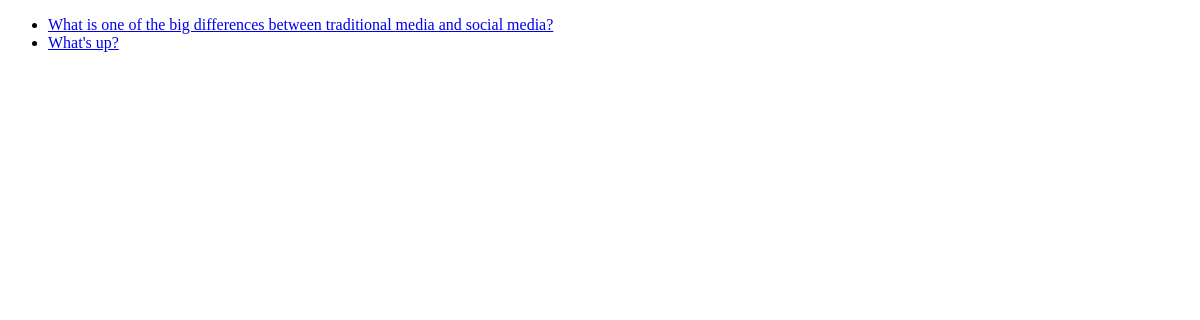
The app's page /, older data.
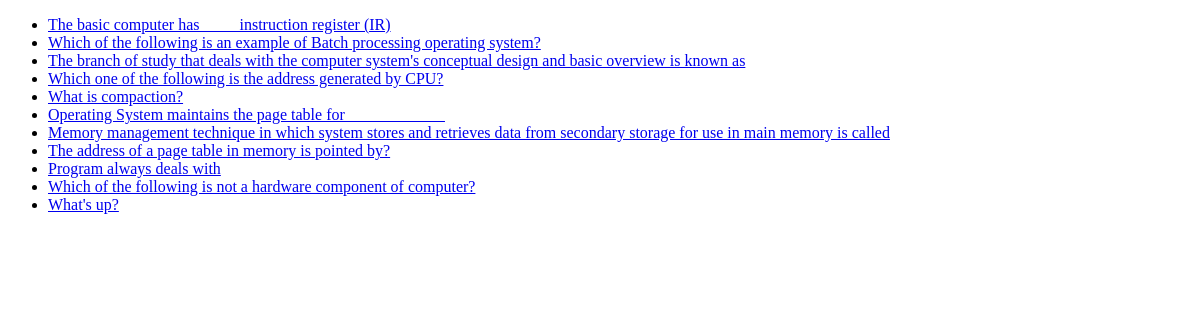
The same page, newer data.
### polls/models.py (models this page shows, shortened)
class Question(models.Model):
    question_text = models.CharField(max_length=200)
    pub_date = models.DateTimeField('date published')

### polls/views.py (the view)
# urls.py: path('', views.index, name='index'),
def index(request):
    latest_question_list = Question.objects.order_by('-pub_date')[:15]
    context = {'latest_question_list': latest_question_list}
    return render(request, 'polls/index.html', context)

### polls/templates/polls/index.html (shortened to what this page needs)
<!DOCTYPE html>
<html lang="en">
<head>
</head>
<body>
    {% if latest_question_list %}
<ul>
{% for question in latest_question_list %}
<li><a href="/polls/{{ question.id }}/">{{ question.question_text }}</a></li>
{% endfor %}
</ul>
{% else %}
<p>No polls are available.</p>
{% endif %}
</body>
</html>

Row changes from the older to the newer data that the page shows:
removed Question: question_text "What is one of the big differences between traditional media and social media?"
added Question: question_text "The basic computer has ____ instruction register (IR)"
added Question: question_text "Which of the following is an example of Batch processing operating system?"
added Question: question_text "The branch of study that deals with the computer system's conceptual design and basic overview is known as"
added Question: question_text "Which one of the following is the address generated by CPU?"
added Question: question_text "What is compaction?"
added Question: question_text "Operating System maintains the page table for ____________"
added Question: question_text "Memory management technique in which system stores and retrieves data from secondary storage for use in main memory is called"
added Question: question_text "The address of a page table in memory is pointed by?"
added Question: question_text "Program always deals with"
added Question: question_text "Which of the following is not a hardware component of computer?"
